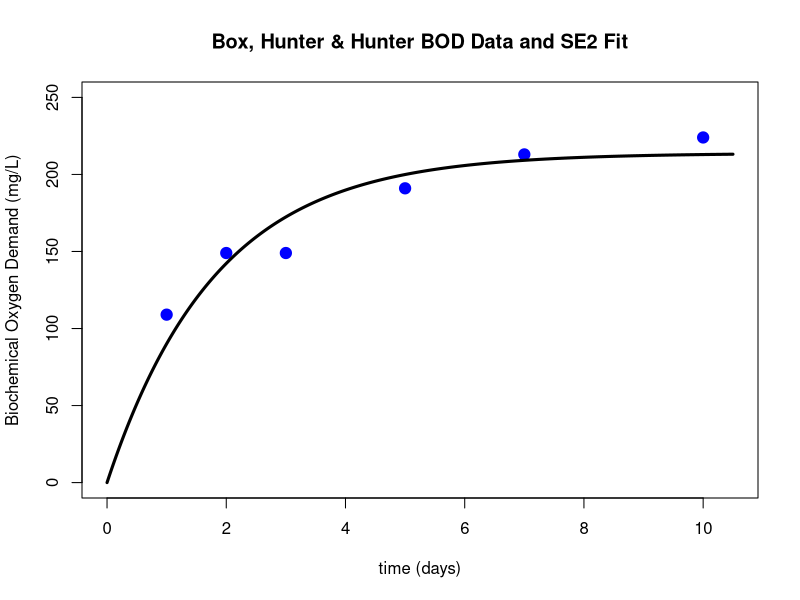
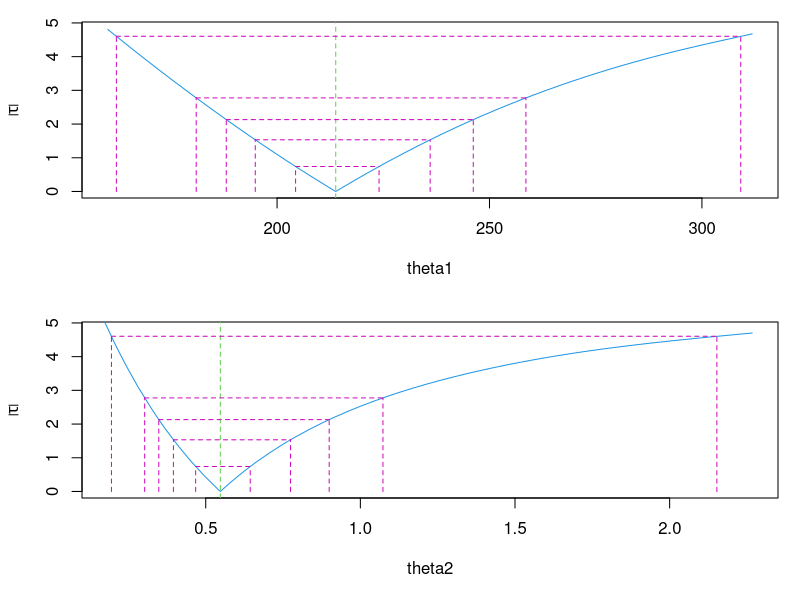

Recreate these plots in R, in order.

  
############################## BHH BOD DATASET###########

#initialization 
time <- c(1, 2, 3, 5, 7, 10)
yBOD <- c(109, 149, 149, 191, 213, 224)
(BOD2 <- data.frame(time, yBOD))
xrange <- range(0, 10.5)
yrange <- range(0, 250)
par(mfrow = c(1, 1))
plot(BOD2$time, BOD2$yBOD, pch = 19, cex = 1.5, col = "blue",
     xlim = xrange, ylim = yrange, xlab = "time (days)",
     ylab = "Biochemical Oxygen Demand (mg/L)")

#defining function
SE2 <- function(x, th1, th2) th1*(1 - exp(-th2*x))
#attaching data 
attach(BOD2)
#Calculating theta2 using linear regression model
lm(log(1 - yBOD/250) ~ time - 1)

#Fitting model and finding estimated theta1 and theta2
fit2 <- nls(yBOD ~ SE2(time, theta1, theta2), data = BOD2,
            start = list(theta1 = 250, theta2 = 0.2571), trace = F)
summary(fit2)

theta1e <- coef(fit2)[1]
theta2e <- coef(fit2)[2]

#ploting  
#par(mfrow = c(1, 1))
#plot(BOD2$time, BOD2$yBOD, pch = 19, cex = 1.5, col = "blue",
     #xlim = xrange, ylim = yrange, xlab = "time (days)",
     #ylab = "Biochemical Oxygen Demand (mg/L)")
xx <- seq(0, 10.5, length = 1000)
yy <- SE2(xx, theta1e, theta2e)
lines(xx, yy, lwd = 3, col = "black")
title("Box, Hunter & Hunter BOD Data and SE2 Fit")

#Calculating confidence interval for theta1 and theta2.
confint(fit2)
#Calculating confidence interval using Wald test(linear approximation) for theta1 and theta2
theta1e + c(-1, 1)*qt(0.975, 4)*12.3545
theta2e + c(-1, 1)*qt(0.975, 4)*0.1046
#ploting the confidence region using profiling.S
par(mfrow = c(2, 1))
plot(profile(fit2))

